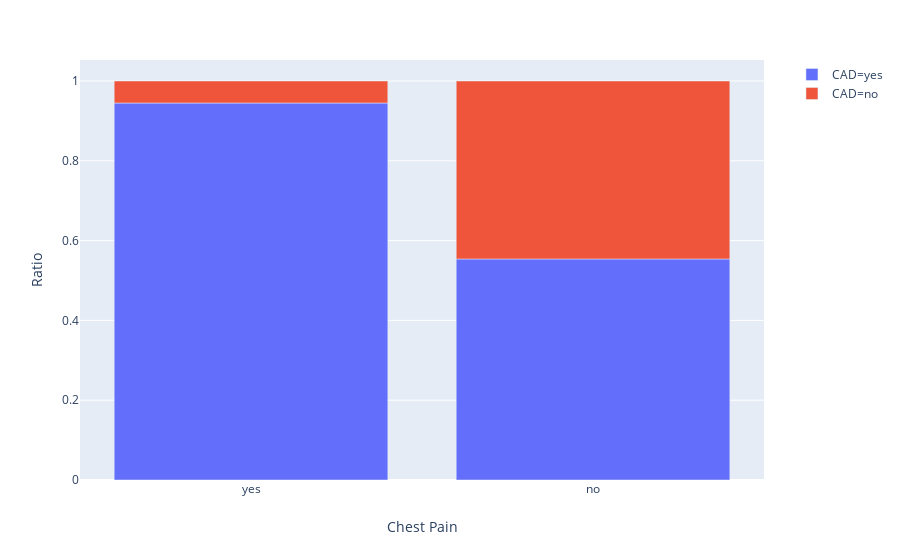

The notebook cell this image was saved under:
### Code cell
import plotly.express as px
import plotly
fig = px.bar(cad_df,x='Chest Pain',y="rate",color="CAD")
# plotly.io.orca.config.executable = '/path/to/orca'
# plotly.io.orca.config.save()
fig.update_layout(
    yaxis_title="Ratio"
)
fig.show()
# fig.write_image("fig1.png")

### Figure 1 — Plotly figure (JSON) as saved in the notebook; plotly's stock layout.template omitted (floating-point values rounded to 4 significant figures)
{"data": [{"alignmentgroup": "True", "hoverlabel": {"namelength": 0}, "hovertemplate": "CAD=yes<br>Chest Pain=%{x}<br>rate=%{y}", "legendgroup": "CAD=yes", "marker": {"color": "#636efa"}, "name": "CAD=yes", "offsetgroup": "CAD=yes", "orientation": "v", "showlegend": true, "textposition": "auto", "type": "bar", "x": ["yes", "no"], "xaxis": "x", "y": [0.9448, 0.554], "yaxis": "y"}, {"alignmentgroup": "True", "hoverlabel": {"namelength": 0}, "hovertemplate": "CAD=no<br>Chest Pain=%{x}<br>rate=%{y}", "legendgroup": "CAD=no", "marker": {"color": "#EF553B"}, "name": "CAD=no", "offsetgroup": "CAD=no", "orientation": "v", "showlegend": true, "textposition": "auto", "type": "bar", "x": ["yes", "no"], "xaxis": "x", "y": [0.05521, 0.446], "yaxis": "y"}], "layout": {"autosize": true, "barmode": "relative", "legend": {"tracegroupgap": 0}, "margin": {"t": 60}, "xaxis": {"anchor": "y", "autorange": true, "domain": [0, 0.98], "range": [-0.5, 1.5], "title": {"text": "Chest Pain"}, "type": "category"}, "yaxis": {"anchor": "x", "autorange": true, "domain": [0, 1], "range": [0, 1.053], "title": {"text": "Ratio"}, "type": "linear"}}}
